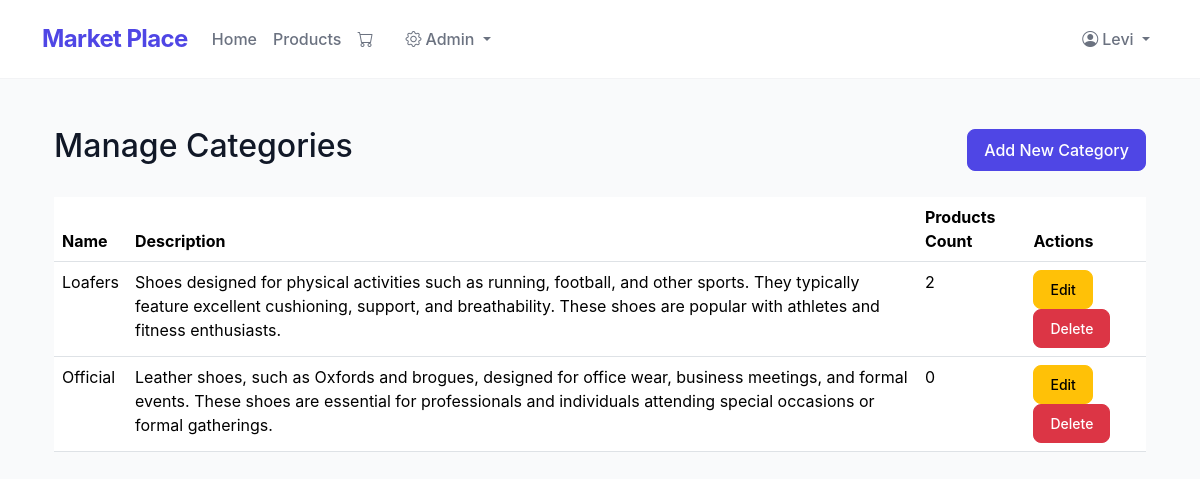
The app's page /admin/categories (signed in) with its own data.
### app.py (models this page shows)
class Category(db.Model):
    __tablename__ = 'categories'
    id = db.Column(db.Integer, primary_key=True)
    name = db.Column(db.String(100), unique=True, nullable=False)
    description = db.Column(db.String(500))
    products = db.relationship('Product', backref='category', lazy=True)

### app.py (the view)
@app.route('/admin/categories')
@admin_required
def manage_categories():
    categories = Category.query.all()
    return render_template('manage_categories.html', categories=categories)

### app.py (called while the page is built)
def admin_required(f):
    from functools import wraps
    @wraps(f)
    def decorated_function(*args, **kwargs):
        if not session.get('user_id') or session.get('user_role') != 'admin':
            flash('Admin access required.', 'danger')
            return redirect(url_for('home'))
        return f(*args, **kwargs)
    return decorated_function

def get_cart_unique_items():
    if 'user_id' in session:
        order = Order.query.filter_by(user_id=session['user_id'], status="Pending").first()
        if order:
            return OrderItem.query.filter_by(order_id=order.id).count()
    return 0

@app.context_processor
def inject_cart_count():
    return dict(cart_count=get_cart_unique_items())

### templates/manage_categories.html
{% extends 'base.html' %}
{% block content %}
<div class="container mt-5">
    <div class="d-flex justify-content-between align-items-center mb-4">
        <h2>Manage Categories</h2>
        <a href="{{ url_for('add_category') }}" class="btn btn-primary">Add New Category</a>
    </div>
    <table class="table">
        <thead>
            <tr>
                <th>Name</th>
                <th>Description</th>
                <th>Products Count</th>
                <th>Actions</th>
            </tr>
        </thead>
        <tbody>
            {% for category in categories %}
            <tr>
                <td>{{ category.name }}</td>
                <td>{{ category.description }}</td>
                <td>{{ category.products|length }}</td>
                <td>
                    <a href="{{ url_for('edit_category', category_id=category.id) }}" class="btn btn-sm btn-warning">Edit</a>
                    <form action="{{ url_for('delete_category', category_id=category.id) }}" method="POST" class="d-inline">
                        <button type="submit" class="btn btn-sm btn-danger" onclick="return confirm('Are you sure you want to delete this category?')">Delete</button>
                    </form>
                </td>
            </tr>
            {% endfor %}
        </tbody>
    </table>
</div>
{% endblock %}

### static/css/styles.css (style rules this page uses)
html { scroll-behavior: smooth; }

### templates/base.html (style rules this page uses)
:root { --primary-color: #4F46E5; --hover-color: #4338CA; --background-light: #F9FAFB; --text-primary: #111827; --text-secondary: #6B7280; }
body { font-family: 'Inter', system-ui, -apple-system, sans-serif; background-color: var(--background-light); color: var(--text-primary); }
.table { margin-bottom: 0; }
.btn { padding: 0.5rem 1rem; font-weight: 500; border-radius: 0.5rem; transition: all 0.2s ease; }
.btn-primary { background-color: var(--primary-color); border-color: var(--primary-color); }

### records on screen
Category: name "Loafers", description "Shoes designed for physical activities such as running, football, and other sports. They typically feature excellent cushioning, support, and breathability. These shoes are popular with athletes and fitness enthusiasts.", products|length "2"
Category: name "Official", description "Leather shoes, such as Oxfords and brogues, designed for office wear, business meetings, and formal events. These shoes are essential for professionals and individuals attending special occasions or formal gatherings.", products|length "0"

### other values on screen
{{ session.get('user_name') }} "Levi"
